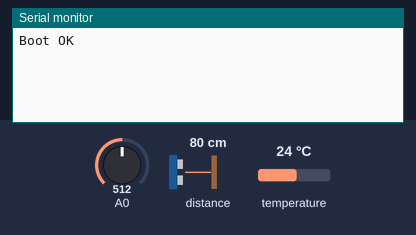
Simulated run of this sketch. Board: Arduino Uno, built with avr-gcc and run on an emulated ATmega328P. On the bench: the last lines printed to the serial monitor. The test bench sets the inputs (shaded band); at power-on: A0 = 512, distance to the obstacle 80 cm, temperature 24 °C. The echo pulse lasts 58.3 µs per cm; WiFi joins after 1.5 s; servers stay silent unless stated; the local clock reads 2024-03-15 10:24:30 at power-on unless the sketch sets it.

Above: at 3.2 s.
3.3 s: A0 set to 213
At 13.3 s:
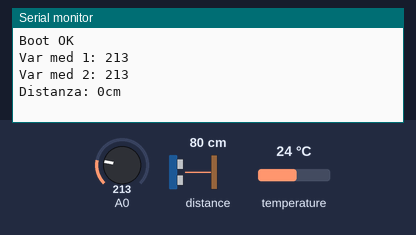
13.5 s: A0 set to 189
At 22.8 s:
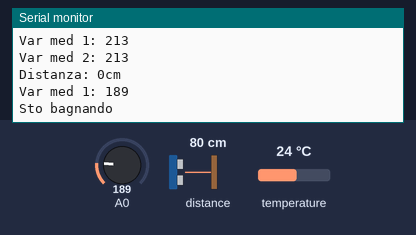
31.8 s: A0 set to 2
At 32.7 s:
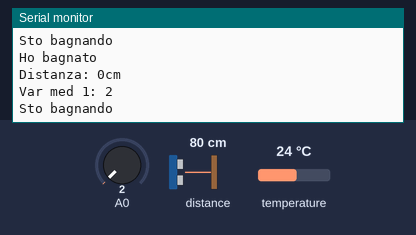
33.3 s: A0 set to 0
At 34.5 s:
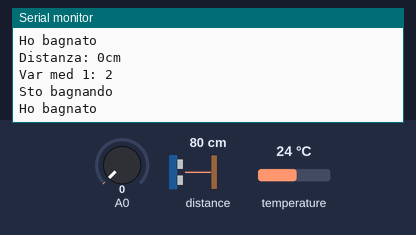
Timing chart, 0 to 36.3 s (numbered marks = the images above; inputs shaded):
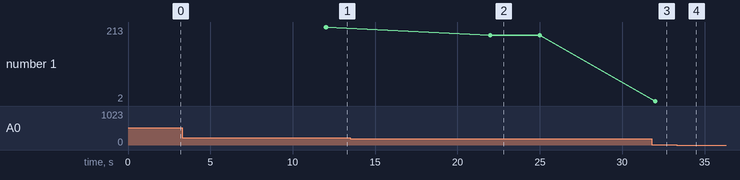

The sketch:

serra_programma.ino
```cpp
#define BLYNK_PRINT Serial
#define BLYNK_DEBUG

#include <SimpleTimer.h>
#include <Wire.h>
#include <DallasTemperature.h>
#include <OneWire.h>
#include <NewPing.h>

// Blynk
#include <ESP8266_Lib.h>
#include <BlynkSimpleShieldEsp8266.h>
#include <SoftwareSerial.h>

#include <TimeLib.h>
#include <WidgetRTC.h>

#define ESP8266_BAUD 9600 //cambia in base al modello di esp8266 usato

SoftwareSerial EspSerial(2, 3); // RX dell'esp8266, TX dell'esp8266
byte auth[] = "token";
byte ssid[] = "ssid";
byte pass[] = "password";

ESP8266 wifi(&EspSerial);

//igrometri
const byte igro1_1; //aggiungere pin
const byte igro1_2; //aggiungere pin
const byte igro2_1; //aggiungere pin
const byte igro2_2; //aggiungere pin
int var1_1;
int var1_2;
int var2_1;
int var2_2;
int var_med_1;
int var_med_2;
int climaTerreno_1 = 200; //modificare in base al tipo di terreno
int climaTerreno_2 = 200;

// ultrasonic module
const byte trigger_pin; //aggiungere pin
const byte echo_pin;    //aggiungere pin
const int max_distance = 40;
int distanza = 0;
int perc_acqua = 0;
NewPing sonar(trigger_pin, echo_pin, max_distance);

// temperatura
//sensori di temperatura ds18b20
const byte sens_temp;  //aggiungere pin
OneWire oneWire(sens_temp);
DallasTemperature sensors(&oneWire);
DeviceAddress Thermometer_1; //aggiungere indirizzo termometro, da determinare con libreria oneWire
DeviceAddress Thermometer_2;
float temp_1;
float temp_2;

//pompe
const byte pompa_1; //aggiungere pin
const byte pompa_2; //aggiungere pin
bool full = true; //per interrempere erogazione dell'acqua in caso l'acqua sia esaurita

//led
const byte led; //aggiungere pin

//ventole
const byte ventola_1; //aggiungere pin
const byte ventola_2; //aggiungere pin
int climaAria_1 = 26; //temperaitura di attivazione ventola ambiente 1
int climaAria_2 = 26; //temperaitura di attivazione ventola ambiente 2

//timer
SimpleTimer timer;

//RTC
WidgetRTC rtc;

//menù blynk
//Ambiente 1
BLYNK_WRITE(V0) {
  switch (param.asInt())
  {
    case 1: // Item 1
      Serial.println("Clima caldo selezionato - ambiente 1");
      climaAria_1 = 35;
      climaTerreno_1 = 100;
      break;
    case 2: // Item 2
      Serial.println("Clima temperato selezionato - ambiente 1");
      climaAria_1 = 26;
      climaTerreno_1 = 200;
      break;
    case 3: // Item 3
      Serial.println("Clima freddo selezionato - ambeiente 1");
      climaAria_1 = 17;
      climaTerreno_1 = 300;
      break;
    default:
      Serial.println("Errore con la selezione del clima - ambiente 1");
  }
}

BLYNK_WRITE(V1) {
  switch (param.asInt())
  {
    case 1: // Item 1
      Serial.println("Clima caldo selezionato - ambiente 2");
      climaAria_2 = 35;
      climaTerreno_2 = 100;
      break;
    case 2: // Item 2
      Serial.println("Clima temperato selezionato - ambiente 2");
      climaAria_2 = 26;
      climaTerreno_2 = 200;
      break;
    case 3: // Item 3
      Serial.println("Clima freddo selezionato - ambeiente 2");
      climaAria_2 = 17;
      climaTerreno_2 = 300;
      break;
    default:
      Serial.println("Errore con la selezione del clima - ambiente 2");
  }
}


void setup() {
  Serial.begin(9600);

  delay(100);

  //ESP8266
  EspSerial.begin(ESP8266_BAUD);
  delay(100);
  Blynk.begin(auth, wifi, ssid, pass);

  //Real time clock
  rtc.begin();

  // Inizializzazione timer
  timer.setInterval(10000, core);

  //Inizializzazione sensori di temperatura
  sensors.begin();

  // pompe
  pinMode(pompa_1, OUTPUT);
  pinMode(pompa_2, OUTPUT);

  //ventole
  pinMode(ventola_1, OUTPUT);
  pinMode(ventola_2, OUTPUT);

  //led
  pinMode(led, OUTPUT);

  Serial.println("Boot OK");

}

void loop() {
  //Non aggiungere codice qui, gestire il resto del programma utilizzando un timer

  Blynk.run(); // Initiates Blynk
  timer.run(); // Initiates SimpleTimer
}


void core(){

  // Lettura porte analogiche per igrometri
  var1_1 = analogRead(igro1_1);
  var1_2 = analogRead(igro1_2);
  if((var1_1 > 0) && (var1_2 > 0)){
    var_med_1 = (var1_1 + var1_2)/2;
    Serial.print("Var med 1: ");
    Serial.println(var_med_1);
    bagna(var_med_1, pompa_1, climaTerreno_1);
  } else{
    Serial.println("Errore igrometri area 1");
  }

  var2_1 = analogRead(igro2_1);
  var2_2 = analogRead(igro2_2);
  if((var2_1 > 0) && (var2_2 > 0)){
    var_med_2 = (var2_1 + var2_2)/2;
    Serial.print("Var med 2: ");
    Serial.println(var_med_2);
    bagna(var_med_2, pompa_2, climaTerreno_2);
  } else{
    Serial.println("Errore igrometri area 2");
  }

  //temperatura
  sensors.requestTemperatures(); // richiede la temperatura
  temp_1 = sensors.getTempC(Thermometer_1);
  temp_2 = sensors.getTempC(Thermometer_2);
  /* Serial.println("temperatura sensore 1: " + String(temp_1));
  Serial.println("temperatura sensore 2: " + String(temp_2));
  Serial.println(); */
  Blynk.virtualWrite(V4, temp_1); //modificare valore pin virtuale in base alle esigenze
  Blynk.virtualWrite(V5, temp_2);

  //ventole
  if(temp_1 > climaAria_1){
    digitalWrite(ventola_1, HIGH);
  } else if(temp_1 < climaAria_1){
    digitalWrite(ventola_1, LOW);
  }

  if(temp_2 > climaAria_2){
    digitalWrite(ventola_2, HIGH);
  } else if(temp_2 < climaAria_2){
    digitalWrite(ventola_2, LOW);
  }

  // sensore ultrasuoni e WiFi
  unsigned int uS = sonar.ping(); // Send ping, get ping time in microseconds (uS).
  distanza = uS / US_ROUNDTRIP_CM; // sono cm
  Serial.print("Distanza: ");
  Serial.print(distanza);
  Serial.println("cm");
  //conversione per widget livello dell'acqua blynk
  perc_acqua = ((40 - distanza)*1023)/40;
  Blynk.virtualWrite(V3, perc_acqua); //cambiare virtual pin in base alle esigenze

  //modificare i parameteri in base all'altezza del serbatoio dell'acqua
  if((distanza >= 25) && (distanza < 32)){
    Blynk.notify("Acqua in esaurimento");
    full = true;
  } else if(distanza >= 32) {
    Blynk.notify("Acqua finita!!");
    full = false;
  } else{
    full = true;
  }


  //led - controllati tramite relay
  if((hour() > 8) && (hour() < 20)){
    digitalWrite(led, LOW);
  } else{
    digitalWrite(led, HIGH);
  }

}

void bagna(int media, int pompa, int secco){
  if((media <= secco) && (full == true)){
    Serial.println("Sto bagnando");
    digitalWrite(pompa, LOW);
    delay(1500);
    digitalWrite(pompa, HIGH);
    Serial.println("Ho bagnato");
    delay(1500);
  }
}
```

Measured:
- the behaviour switches between 201 and 200 on A0 (found by bisection; images 1 and 2)
- the behaviour switches between 1 and 0 on A0 (found by bisection; images 3 and 4)
- after the input at 3.3 s, the serial monitor: prints a new line after 8.7 s (image 1)
- after the input at 13.5 s, the serial monitor: prints a new line after 8.5 s (image 2)
- after the input at 31.8 s, the serial monitor: prints a new line after 0.20 s (image 3)
- plotted number 1: 213 → 189 after the input at 13.5 s, 189 → 2 after the input at 31.8 s
